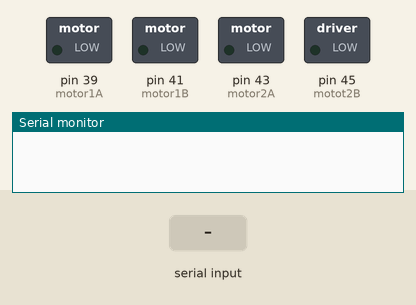
This sketch was run on a simulated Arduino Mega 2560, built with avr-gcc and run on an emulated ATmega2560. Parts: switched loads named in the sketch (green lamp = pin HIGH), the last lines printed to the serial monitor. The test bench sets the inputs (shaded band).

Above: at 1.2 s.
1.3 s: "e" received over Serial
At 2.0 s:
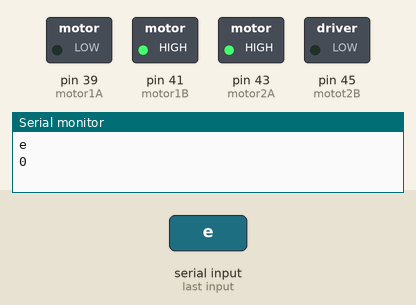
3.6 s: "i" received over Serial
At 5.0 s:
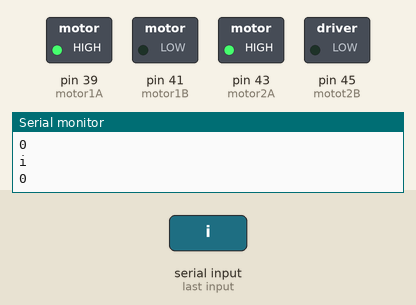
5.3 s: "l90\n" received over Serial
At 6.6 s:
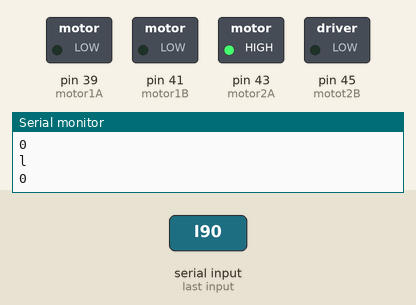
7.0 s: "b,45\n" received over Serial
At 7.26 s:
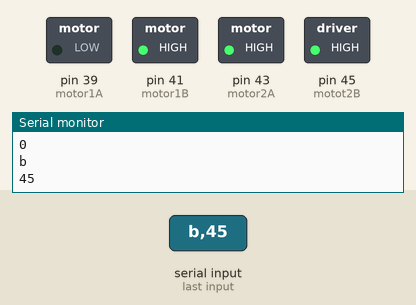
8.7 s: "q90\n" received over Serial
At 9.4 s:
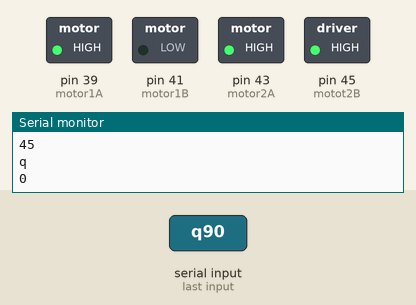
11.0 s: "90,45\n" received over Serial
At 12.1 s:
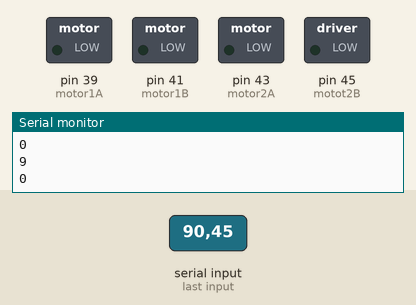
Timing chart, 0 to 13.7 s (numbered marks = the images above; inputs shaded):
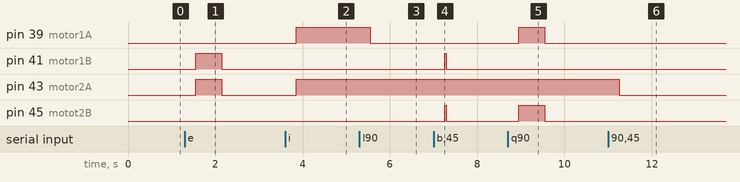

The sketch:

robot_0.3_serial.ino
```cpp
void setup() {
  Serial.begin(9600);
//  pinMode(LED_BUILTIN, OUTPUT);
//  pinMode(22, OUTPUT);
//  pinMode(52, OUTPUT);

  pinMode(39, OUTPUT);//motor1A
  pinMode(41, OUTPUT);//motor1B
  pinMode(43, OUTPUT);//motor2A
  pinMode(45, OUTPUT);//motot2B
}

void forward(int dly){
//  digitalWrite(22, HIGH);
//  digitalWrite(52, HIGH);
  digitalWrite(39, HIGH);// forward
  digitalWrite(43, HIGH);
  delay(dly);
//  digitalWrite(22, LOW);
//  digitalWrite(52, LOW);
  digitalWrite(39, LOW);
  digitalWrite(43, LOW);
}


void initiate(){
  digitalWrite(39, HIGH);// goes forward
  digitalWrite(43, HIGH);
}


void terminate(){

  digitalWrite(39, LOW);// terminates all motors
  digitalWrite(41, LOW);
  digitalWrite(43, LOW);
  digitalWrite(45, LOW);
}


void turn_left(int dly){
//  digitalWrite(22, LOW);
//  digitalWrite(52, HIGH);
  digitalWrite(39, HIGH);
  digitalWrite(45, HIGH);
  delay(dly);
//  digitalWrite(22, LOW);
//  digitalWrite(52, LOW);
  digitalWrite(39, LOW);
  digitalWrite(45, LOW);
}


void left_90(){
//  digitalWrite(22, LOW);
//  digitalWrite(52, HIGH);
  digitalWrite(39, HIGH);
  digitalWrite(45, HIGH);
  delay(600);
//  digitalWrite(22, LOW);
//  digitalWrite(52, LOW);
  digitalWrite(39, LOW);
  digitalWrite(45, LOW);
}


void turn_right(int dly){
//  digitalWrite(22, HIGH);
//  digitalWrite(52, LOW);
  digitalWrite(43, HIGH);
  digitalWrite(41, HIGH);
  delay(dly);
//  digitalWrite(22, LOW);
//  digitalWrite(52, LOW);
  digitalWrite(43, LOW);
  digitalWrite(41, LOW);
}

void right_90(){
//  digitalWrite(22, HIGH);
//  digitalWrite(52, LOW);
  digitalWrite(43, HIGH);
  digitalWrite(41, HIGH);
  delay(600);
//  digitalWrite(22, LOW);
//  digitalWrite(52, LOW);
  digitalWrite(43, LOW);
  digitalWrite(41, LOW);
}

void backward(int dly){
//  digitalWrite(22, HIGH);
//  digitalWrite(52, HIGH);
  digitalWrite(41, HIGH);
  digitalWrite(45, HIGH);
  delay(dly);
//  digitalWrite(22, LOW);
//  digitalWrite(52, LOW);
  digitalWrite(41, LOW);
  digitalWrite(45, LOW);
}


void loop() {
  if(Serial.available() > 0) {
    int data = Serial.read();
    char c = data;
    char dest[4];
    dest[0] = c;
    delay(25);
    for (int i=1; i < 6; i++){
      int data = Serial.read();
      char c = data;
      dest[i] = c;
      delay(25);
   }
   char cmd = dest[0];
   char dly[4];
   for (int i=0; i < 4; i++){
      dly[i] = dest[i+2];
      delay(25);
   }
   int dlay = atoi(dly);
   Serial.println(cmd);
   Serial.println(dlay);
   Serial.println();
   if (cmd == 'f'){
    forward(dlay);
   }else if(cmd == 'l'){
    turn_left(dlay);
   }else if(cmd == 'r'){
    turn_right(dlay);
   }else if(cmd == 'b'){
    backward(dlay);
   }else if(cmd == 'q'){
    left_90();
   }else if(cmd == 'e'){
    right_90();
   }else if(cmd == 't'){
    terminate();
   }else if(cmd == 'i'){
    initiate();
   }else{
    terminate();
   }

//    Serial.println(dest);
//  byte byteArray[5];
//  strcpy((char *)byteArray,str);
//  String myString = String((char *)byteArray);
//  Serial.print(myString);
//    if (strcmp("l_1000", dest) == 0){
//      digitalWrite(LED_BUILTIN, HIGH);
//      delay(500);
//      digitalWrite(LED_BUILTIN, LOW);
//      delay(500);
//      digitalWrite(LED_BUILTIN, HIGH);
//      delay(500);
//      digitalWrite(LED_BUILTIN, LOW);
//      delay(1000);
//      digitalWrite(LED_BUILTIN, HIGH);
//      delay(1000);
//      digitalWrite(LED_BUILTIN, LOW);
//    }
  }
}
```

Measured:
- after the input at 1.3 s, pin 41 (motor1B), pin 43 (motor2A): LOW → HIGH after 0.25 s, → LOW 0.60 s later
- after the input at 3.6 s, pin 39 (motor1A), pin 43 (motor2A): LOW → HIGH after 0.25 s
- after the input at 5.3 s, pin 39 (motor1A): HIGH → LOW after 0.25 s
- after the input at 7.0 s, pin 41 (motor1B), pin 45 (motot2B): LOW → HIGH after 0.25 s, → LOW 0.05 s later
- after the input at 8.7 s, pin 39 (motor1A), pin 45 (motot2B): LOW → HIGH after 0.25 s, → LOW 0.60 s later
- after the input at 11.0 s, pin 43 (motor2A): HIGH → LOW after 0.25 s
